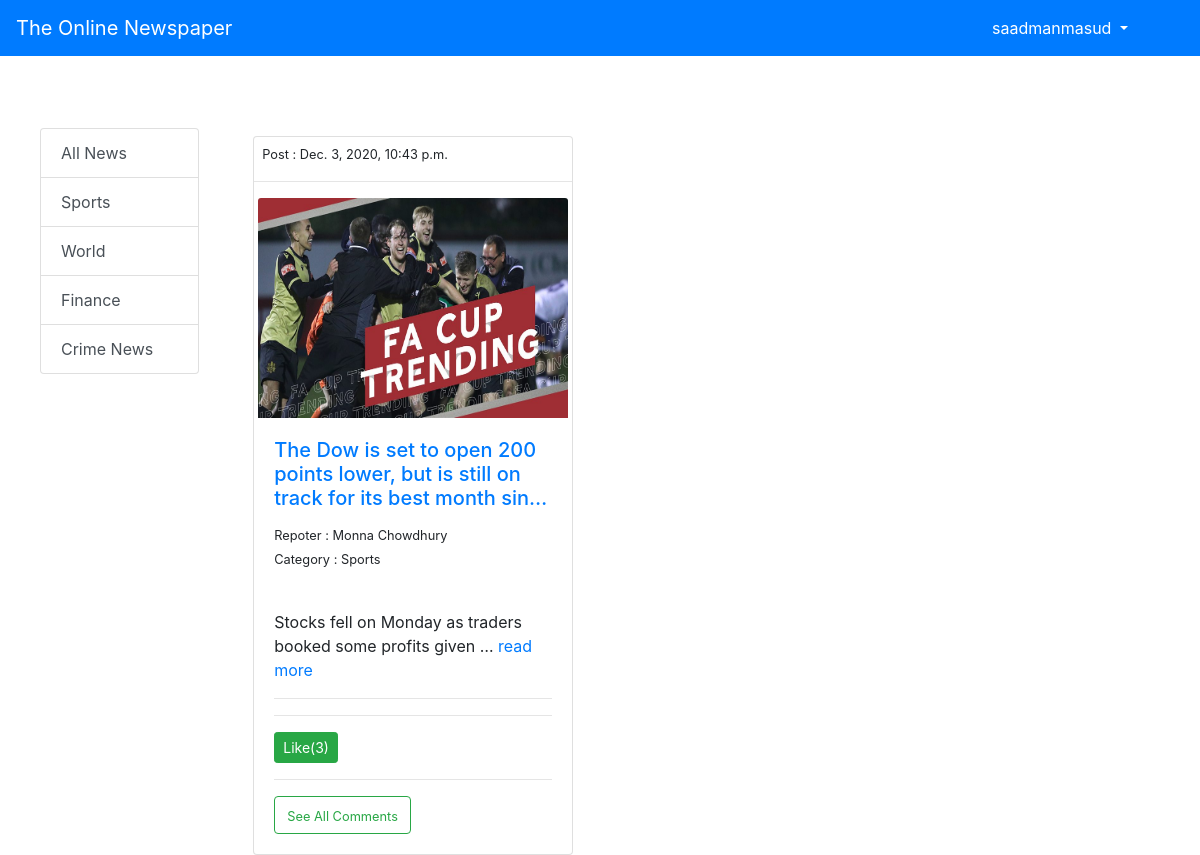
The app's page / (signed in) with its own data.
### newsApp/models.py (models this page shows, shortened)
class catagory_of_news(models.Model):
    catagory_name=models.CharField(max_length=300)
    def __str__(self):
        return self.catagory_name
    @staticmethod
    def get_all_category():
        return catagory_of_news.objects.all()

class add_news_new(models.Model):
    name_news=models.CharField(max_length=300)
    catagory=models.ForeignKey(catagory_of_news, on_delete=models.CASCADE, default=1)
    image = models.ImageField(upload_to='uploads', default="")
    slug = models.CharField(max_length=130)
    Repoter_name = models.CharField(max_length=300)
    description=models.TextField()
    publish = models.DateTimeField(default=datetime.now(), blank=True)
    likes= models.ManyToManyField(User, related_name='news_post', default=None, blank=True)
    @staticmethod
    def get_all_product():
        return add_news_new.objects.all()

### newsApp/views.py (the view)
# urls.py: path('', views.index, name='index'),
def index(request):
    prods = None
    prodcat = catagory_of_news.get_all_category()
    categoryid = request.GET.get('category')
    print(categoryid)
    if categoryid:
        prods = add_news_new.get_all_product_by_categoryID(categoryid)
    else:
        prods = add_news_new.get_all_product()
    allPosts = add_news_new.objects.all()
    params = {'prod': prods, 'prodcats': prodcat, 'allPosts': allPosts}
    return render(request, 'index.html', params)

### newsApp/templates/index.html (shortened to what this page needs)
{% extends 'base.html' %}
{%block body%}
<div class="container-flot">
	<div class="row pt-5">
		<div class="col-lg-2 ml-4">
			<div class="list-group mt-4 mx-auto pl-3">
				<a href="/" class="list-group-item list-group-item-action">
			    All News
			  </a>
				{% for i in prodcats %}
			  <a href="/?category={{i.id}}" class="list-group-item list-group-item-action">
			    {{i.catagory_name}}
			  </a>
			  {% endfor %}
			</div>
		</div>
		<div class="col-lg-9 mx-auto">
			<div class="container-flot">
				<div class="row pt-2">
					{% for i in prod %}
					<div class="card mr-3 mt-4" id="{{i.id}}" style="width: 20rem;">
						<span class="pt-1 pl-2"><small>Post : {{i.publish}}</small></span><hr>
					  <span class="pl-1 pr-1"> <img src="/media/{{i.image}}" class="card-img-top" alt="..." width="100" height="220"></span>
					  <div class="card-body">
					    <h5 class="card-title"><a href="/{{i.slug}}">{{i.name_news | truncatechars:86 }}</a></h5>
					    <p class="card-text"><small>Repoter : {{i.Repoter_name}}</br>Category : {{i.catagory}}</br></br></small></p>
						  <p>{{i.description | truncatechars:60}}  <a href="/{{i.slug}}">read more</a></p>
						  <hr>
						  <hr>
							{% if user.is_authenticated %}
							  {% for allnews in allPosts %}
								<form action="{% url 'like_post' %}" method="POST" class="ui form">{% csrf_token %}
										{% if user not in allnews.likes.all %}
										<button type="submit" class="btn btn-success btn-sm">Like({{allnews.likes.all.count}})</button>
										{% else %}
										<button type="submit" class="btn btn-danger btn-sm">Liked({{allnews.likes.all.count}})</button>
										{% endif %}
									</form><hr>
						  		{% endfor %}
						  {% endif %}
							  <a href="/{{i.slug}}" class="btn btn-outline-success"><small>See All Comments</small></a>
					  </div>
					</div>
					{% endfor %}
				</div>
			</div>
		</div>
	</div>
</div>
{% endblock %}

### newsApp/templates/base.html (shortened to what this page needs)
<!doctype html>
<html lang="en">
  <head>
    <link rel="stylesheet" href="https://cdn.jsdelivr.net/npm/bootstrap@4.5.3/dist/css/bootstrap.min.css">
  </head>
  <body>
    <nav class="navbar navbar-expand-lg navbar-dark bg-primary">
      <a class="navbar-brand" href="/">The Online Newspaper</a>
      <div class="collapse navbar-collapse" id="navbarSupportedContent">
        <ul class="navbar-nav my-2 my-lg-0 mr-5">
          {% if user.is_authenticated %}
          <li class="nav-item dropdown active ">
            <a class="nav-link dropdown-toggle" href="#" id="navbarDropdown3" role="button" data-toggle="dropdown" aria-haspopup="true" aria-expanded="false">
              {{request.user}}
            </a>
          </li>
          {% endif %}
    </ul>
      </div>
    </nav>
    {% block body %}{% endblock %}
  </body>
</html>

### records on screen
catagory_of_news: catagory_name "Sports"
catagory_of_news: catagory_name "World"
catagory_of_news: catagory_name "Finance"
catagory_of_news: catagory_name "Crime News"
add_news_new: publish "Dec. 3, 2020, 10:43 p.m.", image (picture), name_news "The Dow is set to open 200 points lower, but is still on track for its best month sin…", Repoter_name "Monna Chowdhury", catagory "Sports", description "Stocks fell on Monday as traders booked some profits given …", likes.all.count "3"

### other values on screen
{{ request.user }} "saadmanmasud"
